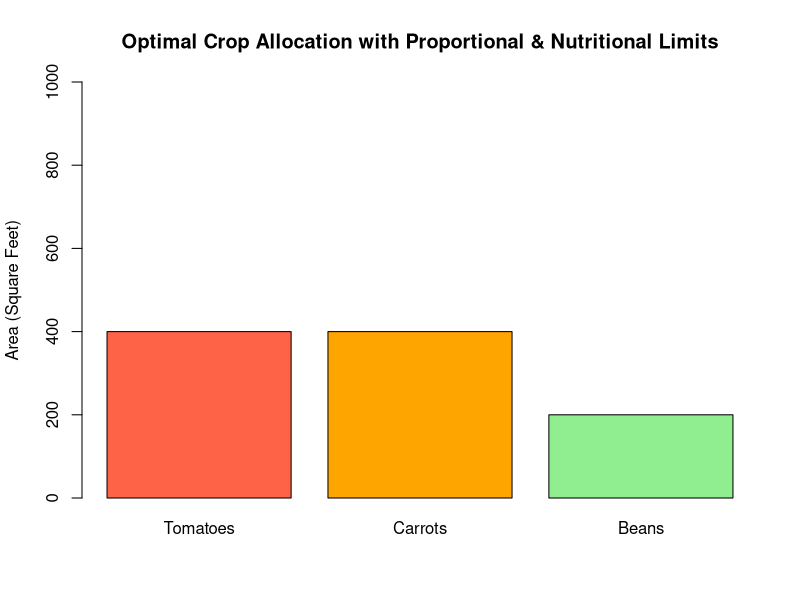

The R script that drew this image:
## ---- chunk 1
# Load lpSolve
library(lpSolve)

# Objective function coefficients (kcal/sq ft)
obj <- c(160, 185, 70)

# Constraint matrix (Area, Water, Labor, Max T, Max C, Max B, Min Protein)
con <- matrix(c(
  1, 1, 1,
  1, 0.5, 0.5,
  0.1, 0.05, 0.05,
  0.6, -0.4, -0.4,
  -0.4, 0.6, -0.4,
  -0.4, -0.4, 0.6,
  8, 4, 45
), nrow = 7, byrow = TRUE)

# Constraint directions
dir <- c("<=", "<=", "<=", "<=", "<=", "<=", ">=")

# Constraint bounds
rhs <- c(1000, 800, 80, 0, 0, 0, 700)

# Execute optimization
sol <- lp("max", obj, con, dir, rhs)

# Output results
cat("Maximized Nutritional Yield (kcal):", sol$objval, "\n\n")
cat("Optimal Area Allocation (sq ft):\n")
cat("Tomatoes:", sol$solution[1], "\n")
cat("Carrots: ", sol$solution[2], "\n")
cat("Beans:   ", sol$solution[3], "\n")

# Calculate resulting protein
total_protein <- (8 * sol$solution[1]) + (4 * sol$solution[2]) + (45 * sol$solution[3])
cat("\nTotal Protein Yield (g):", total_protein, "\n")
## ---- chunk 2
# Visualize optimal allocation
crops <- c("Tomatoes", "Carrots", "Beans")

barplot(
  sol$solution, 
  names.arg = crops, 
  col = c("#ff6347", "#ffa500", "#90ee90"),
  main = "Optimal Crop Allocation with Proportional & Nutritional Limits",
  ylab = "Area (Square Feet)",
  ylim = c(0, 1000)
)
